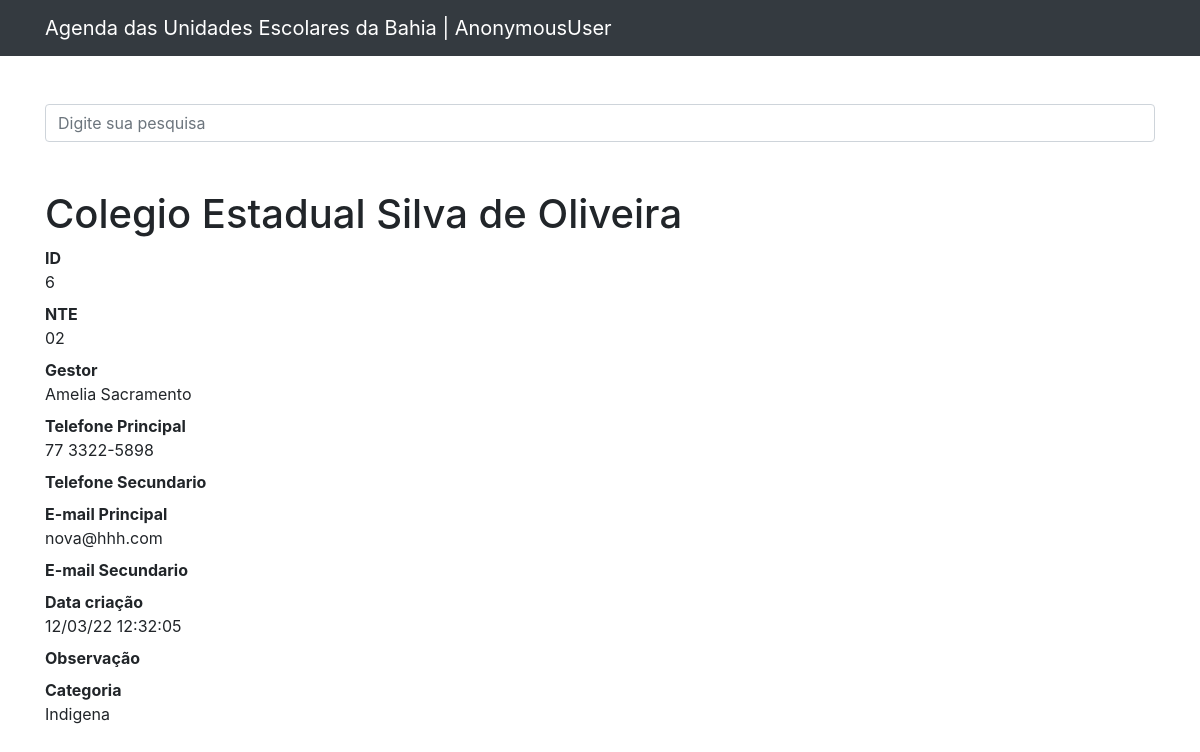
Page /6 on the committed database.
### contatos/models.py (models this page shows, shortened)
class Contato(models.Model):
    nte = models.CharField(max_length=6)
    nome = models.CharField(max_length=255)
    gestor = models.CharField(max_length=255)
    telefoneprinc = models.CharField(max_length=255)
    telefonesecun = models.CharField(max_length=255, blank=True)
    emailprinc = models.CharField(max_length=255)
    emailsecun = models.CharField(max_length=255, blank=True)
    data_criacao = models.DateTimeField(default=timezone.now)
    observacao = models.CharField(max_length=500, blank=True)
    categoria = models.ForeignKey(Categoria, on_delete=models.DO_NOTHING)
    mostrar = models.BooleanField(default=True)
    foto = models.ImageField(blank=True, upload_to='fotos/%Y/%m/')

class Categoria(models.Model):
    nome = models.CharField(max_length=255)
    def __str__(self):
        return self.nome

### contatos/views.py (the view)
# urls.py: path('<str:contato_id>', views.ver_contato, name='ver_contato'),
def ver_contato(request, contato_id):
    contato = get_object_or_404(Contato, id=contato_id)
    if not contato.mostrar:
        raise Http404()
    return render(request, 'contatos/ver_contato.html', {
        'contato': contato
    })

### contatos/templates/contatos/ver_contato.html (shortened to what this page needs)
{% extends 'base.html' %}
{%block conteudo%}
<h1 class="mt-5">{{ contato.nome }} {{ contato.sobrenome }}</h1>
        <dl>
          <dt>ID</dt>
          <dd>{{ contato.id }}</dd>
          <dt>NTE</dt>
          <dd>{{ contato.nte }}</dd>
          <dt>Gestor</dt>
          <dd>{{contato.gestor }}</dd>
          <dt>Telefone Principal</dt>
          <dd>{{ contato.telefoneprinc }}</dd>
          <dt>Telefone Secundario</dt>
          <dt>E-mail Principal</dt>
          <dd>{{ contato.emailprinc }}</dd>
          <dt>E-mail Secundario</dt>
          <dt>Data criação</dt>
          <dd>{{ contato.data_criacao|date:'d/m/y H:i:s' }}</dd>
          <dt>Observação</dt>
           <dt>Categoria</dt>
          <dd>{{ contato.categoria }}</dd>
        </dl>
{%endblock%}

### rows in the picture
Contato: nome "Colegio Estadual Silva de Oliveira", id "6", nte "02", gestor "Amelia Sacramento", telefoneprinc "77 3322-5898", emailprinc "nova@hhh.com", data_criacao "12/03/22 12:32:05", categoria "Indigena"

### other values in the picture
{{ user }} "AnonymousUser"
